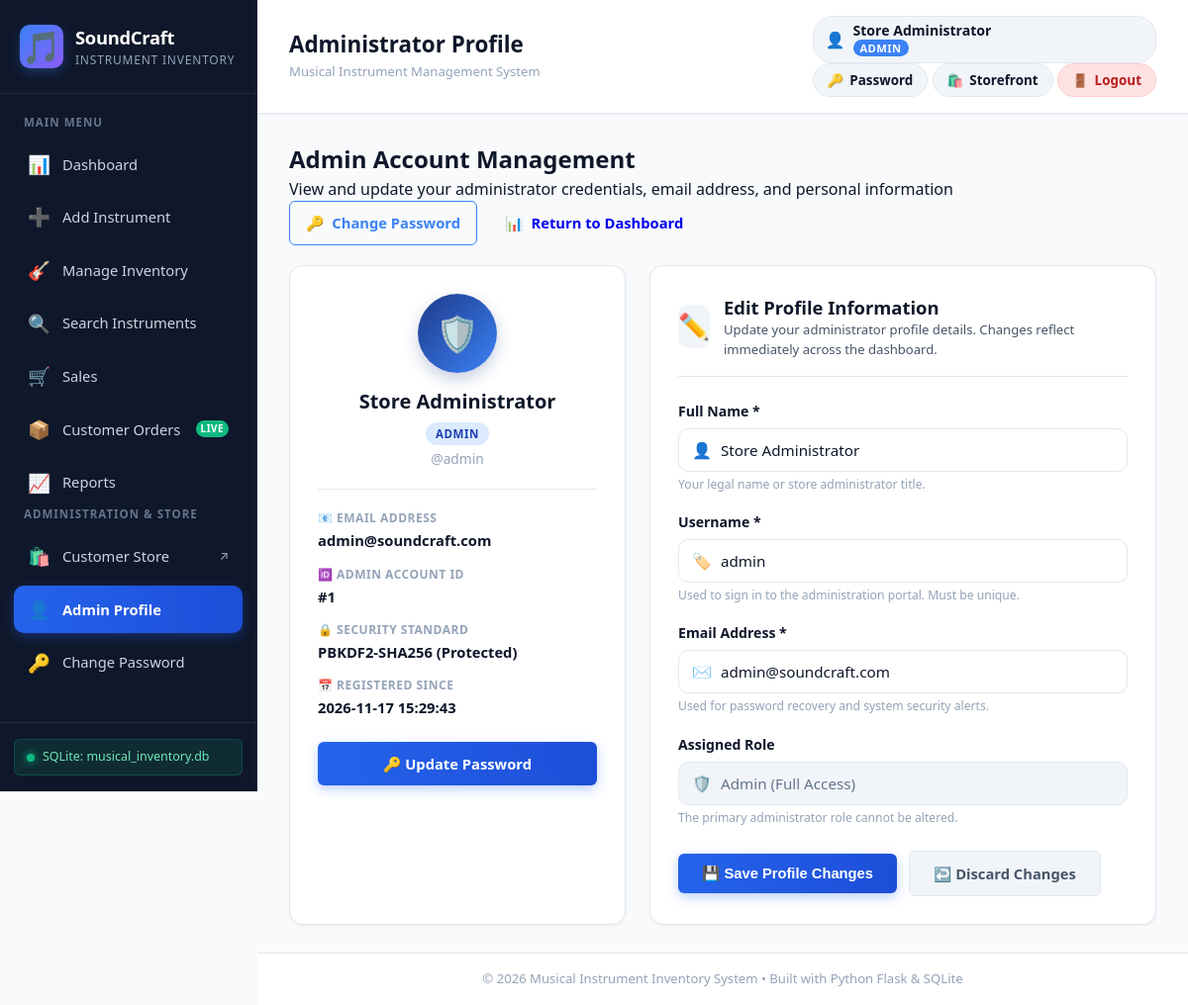
Screenshot of /profile (signed in) with the database file from the repository.
### tables this page shows
CREATE TABLE users (
            user_id INTEGER PRIMARY KEY AUTOINCREMENT,
            username TEXT UNIQUE NOT NULL,
            password_hash TEXT NOT NULL,
            role TEXT NOT NULL DEFAULT 'Admin',
            created_at TIMESTAMP DEFAULT CURRENT_TIMESTAMP
        , full_name TEXT NOT NULL DEFAULT 'Store Administrator', email TEXT NOT NULL DEFAULT 'admin@soundcraft.com');

### app.py (the view, shortened to what this page needs)
@app.route('/profile', methods=['GET', 'POST'])
@login_required
def profile():
    user_id = session.get('user_id')
    admin_data = get_admin_profile(user_id)
    if not admin_data:
        flash("Administrator profile record could not be found.", "danger")
        return redirect(url_for('dashboard'))
    return render_template('profile.html', admin=admin_data)

### app.py (called while the page is built)
@app.context_processor
def inject_cart_info():
    cart = session.get('cart', {})
    cart_count = sum(cart.values()) if isinstance(cart, dict) else 0
    return dict(cart_count=cart_count)

def login_required(f):
    @wraps(f)
    def decorated_function(*args, **kwargs):
        if 'user_id' not in session:
            flash("Please log in as an administrator to access this page.", "warning")
            return redirect(url_for('login', next=request.path))
        if session.get('role') != 'Admin':
            flash("Access Denied: You do not have administrator permissions to access this page.", "danger")
            return redirect(url_for('customer_store'))
        return f(*args, **kwargs)
    return decorated_function

### database.py (called while the page is built)
def get_db_connection(db_path=DATABASE_PATH):
    conn = sqlite3.connect(db_path)
    conn.execute("PRAGMA foreign_keys = ON;")
    conn.row_factory = sqlite3.Row
    return conn

def close_db_connection(conn):
    if conn:
        conn.close()

def get_user_profile(user_id, db_path=DATABASE_PATH):
    conn = get_db_connection(db_path)
    cursor = conn.cursor()
    try:
        cursor.execute("SELECT user_id, username, full_name, email, role, created_at FROM users WHERE user_id = ?;", (user_id,))
        row = cursor.fetchone()
        return dict(row) if row else None
    finally:
        close_db_connection(conn)

### templates/profile.html (shortened to what this page needs)
{% extends "base.html" %}
{% block page_title %}Administrator Profile{% endblock %}
{% block content %}
<div class="page-content-wrapper">
    <div class="content-header-bar">
        <div class="header-text-group">
            <h2 class="section-title">Admin Account Management</h2>
            <p class="section-subtitle">View and update your administrator credentials, email address, and personal information</p>
        </div>
        <div class="header-action-group">
            <a href="{{ url_for('change_password') }}" class="btn btn-outline-primary">
                <span>🔑</span>
                <span>Change Password</span>
            </a>
            <a href="{{ url_for('dashboard') }}" class="btn btn-outline-secondary">
                <span>📊</span>
                <span>Return to Dashboard</span>
            </a>
        </div>
    </div>
    <div class="profile-layout-grid">
        <div class="profile-card profile-summary-card">
            <div class="profile-avatar-wrapper">
                <div class="profile-avatar-circle">
                    <span class="avatar-emoji">🛡️</span>
                </div>
                <h3 class="profile-display-name">{{ admin.full_name or 'Store Administrator' }}</h3>
                <span class="profile-role-pill">{{ admin.role or 'Admin' }}</span>
                <p class="profile-username-tag">@{{ admin.username }}</p>
            </div>
            <div class="profile-meta-divider"></div>
            <div class="profile-meta-list">
                <div class="profile-meta-item">
                    <span class="meta-label">📧 Email Address</span>
                    <span class="meta-value">{{ admin.email or 'admin@soundcraft.com' }}</span>
                </div>
                <div class="profile-meta-item">
                    <span class="meta-label">🆔 Admin Account ID</span>
                    <span class="meta-value">#{{ admin.user_id }}</span>
                </div>
                <div class="profile-meta-item">
                    <span class="meta-label">🔒 Security Standard</span>
                    <span class="meta-value text-success">PBKDF2-SHA256 (Protected)</span>
                </div>
                <div class="profile-meta-item">
                    <span class="meta-label">📅 Registered Since</span>
                    <span class="meta-value">{{ admin.created_at or 'System Launch' }}</span>
                </div>
            </div>
            <div class="profile-quick-action-box">
                <a href="{{ url_for('change_password') }}" class="btn btn-primary btn-block">
                    <span>🔑 Update Password</span>
                </a>
            </div>
        </div>
        <div class="profile-card profile-edit-card">
            <div class="card-header-styled">
                <div class="card-icon-box">✏️</div>
                <div>
                    <h3 class="card-heading">Edit Profile Information</h3>
                    <p class="card-subheading">Update your administrator profile details. Changes reflect immediately across the dashboard.</p>
                </div>
            </div>
            <form action="{{ url_for('profile') }}" method="POST" class="styled-form profile-form" novalidate>
                <div class="form-group">
                    <label for="full_name" class="form-label">
                        <span>Full Name</span>
                        <span class="required-star">*</span>
                    </label>
                    <div class="input-with-icon">
                        <span class="input-icon">👤</span>
                        <input
                            type="text"
                            id="full_name"
                            name="full_name"
                            class="form-control"
                            placeholder="e.g. Master Administrator"
                            value="{{ admin.full_name or '' }}"
                            required
                        >
                    </div>
                    <small class="form-hint">Your legal name or store administrator title.</small>
                </div>
                <div class="form-group">
                    <label for="username" class="form-label">
                        <span>Username</span>
                        <span class="required-star">*</span>
                    </label>
                    <div class="input-with-icon">
                        <span class="input-icon">🏷️</span>
                        <input
                            type="text"
                            id="username"
                            name="username"
                            class="form-control"
                            placeholder="e.g. admin"
                            value="{{ admin.username or '' }}"
                            required
                        >
                    </div>
                    <small class="form-hint">Used to sign in to the administration portal. Must be unique.</small>
                </div>
                <div class="form-group">
                    <label for="email" class="form-label">
                        <span>Email Address</span>
                        <span class="required-star">*</span>
                    </label>
                    <div class="input-with-icon">
                        <span class="input-icon">✉️</span>
                        <input
                            type="email"
                            id="email"
                            name="email"
                            class="form-control"
                            placeholder="e.g. admin@soundcraft.com"
                            value="{{ admin.email or '' }}"
                            required
                        >
                    </div>
                    <small class="form-hint">Used for password recovery and system security alerts.</small>
                </div>
                <div class="form-group">
                    <label class="form-label">Assigned Role</label>
                    <div class="input-with-icon input-disabled">
                        <span class="input-icon">🛡️</span>
                        <input
                            type="text"
                            class="form-control"
                            value="{{ admin.role or 'Admin' }} (Full Access)"
                            disabled
                            readonly
                        >
                    </div>
                    <small class="form-hint">The primary administrator role cannot be altered.</small>
                </div>
                <div class="form-actions-row">
                    <button type="submit" class="btn btn-primary btn-save">
                        <span>💾 Save Profile Changes</span>
                    </button>
                    <a href="{{ url_for('profile') }}" class="btn btn-secondary">
                        <span>↩️ Discard Changes</span>
                    </a>
                </div>
            </form>
        </div>
    </div>
</div>
{% endblock %}

### templates/base.html (shortened to what this page needs)
<!DOCTYPE html>
<html lang="en">
<head>
    <link rel="stylesheet" href="{{ url_for('static', filename='css/style.css') }}">
</head>
<body>
    <div class="app-layout">
        <aside class="sidebar">
            <div class="sidebar-header">
                <div class="brand-icon">🎵</div>
                <div class="brand-details">
                    <h2 class="brand-title">SoundCraft</h2>
                    <span class="brand-subtitle">Instrument Inventory</span>
                </div>
            </div>
            <nav class="sidebar-menu">
                <div class="menu-label">Main Menu</div>
                <ul>
                    <li>
                        <a href="{{ url_for('home') }}" class="menu-item {% if request.endpoint == 'home' %}active{% endif %}">
                            <span class="menu-icon">📊</span>
                            <span class="menu-text">Dashboard</span>
                        </a>
                    </li>
                    <li>
                        <a href="{{ url_for('add_instrument') }}" class="menu-item {% if request.endpoint == 'add_instrument' %}active{% endif %}">
                            <span class="menu-icon">➕</span>
                            <span class="menu-text">Add Instrument</span>
                        </a>
                    </li>
                    <li>
                        <a href="{{ url_for('manage_inventory') }}" class="menu-item {% if request.endpoint == 'manage_inventory' %}active{% endif %}">
                            <span class="menu-icon">🎸</span>
                            <span class="menu-text">Manage Inventory</span>
                        </a>
                    </li>
                    <li>
                        <a href="{{ url_for('search_instruments_route') }}" class="menu-item {% if request.endpoint == 'search_instruments_route' %}active{% endif %}">
                            <span class="menu-icon">🔍</span>
                            <span class="menu-text">Search Instruments</span>
                        </a>
                    </li>
                    <li>
                        <a href="{{ url_for('sales_route') }}" class="menu-item {% if request.endpoint == 'sales_route' %}active{% endif %}">
                            <span class="menu-icon">🛒</span>
                            <span class="menu-text">Sales</span>
                        </a>
                    </li>
                    <li>
                        <a href="{{ url_for('admin_orders') }}" class="menu-item {% if request.endpoint == 'admin_orders' %}active{% endif %}">
                            <span class="menu-icon">📦</span>
                            <span class="menu-text">Customer Orders</span>
                            <span class="sidebar-live-pill" title="Live Customer Orders">LIVE</span>
                        </a>
                    </li>
                    <li>
                        <a href="{{ url_for('reports_route') }}" class="menu-item {% if request.endpoint == 'reports_route' %}active{% endif %}">
                            <span class="menu-icon">📈</span>
                            <span class="menu-text">Reports</span>
                        </a>
                    </li>
                </ul>
                <div class="menu-label">Administration & Store</div>
                <ul>
                    <li>
                        <a href="{{ url_for('customer_store') }}" class="menu-item" target="_blank" title="Open Customer Storefront">
                            <span class="menu-icon">🛍️</span>
                            <span class="menu-text">Customer Store</span>
                            <span class="sidebar-external-icon">↗</span>
                        </a>
                    </li>
                    <li>
                        <a href="{{ url_for('profile') }}" class="menu-item {% if request.endpoint == 'profile' %}active{% endif %}">
                            <span class="menu-icon">👤</span>
                            <span class="menu-text">Admin Profile</span>
                        </a>
                    </li>
                    <li>
                        <a href="{{ url_for('change_password') }}" class="menu-item {% if request.endpoint == 'change_password' %}active{% endif %}">
                            <span class="menu-icon">🔑</span>
                            <span class="menu-text">Change Password</span>
                        </a>
                    </li>
                </ul>
            </nav>
            <div class="sidebar-footer">
                <div class="db-status-pill">
                    <span class="status-indicator-dot"></span>
                    <span class="status-indicator-text">SQLite: musical_inventory.db</span>
                </div>
            </div>
        </aside>
        <div class="main-wrapper">
            <header class="topbar">
                <div class="topbar-left">
                    <h1 class="page-title">{% block page_title %}Dashboard Overview{% endblock %}</h1>
                    <span class="page-breadcrumb">Musical Instrument Management System</span>
                </div>
                <div class="topbar-right">
                    <a href="{{ url_for('profile') }}" class="user-profile-badge" title="Manage Admin Profile">
                        <span class="user-avatar-icon">👤</span>
                        <div class="user-meta-info">
                            <span class="user-name-text">{{ session.get('full_name') or session.get('username', 'Admin') }}</span>
                            <span class="user-role-tag">{{ session.get('role', 'Admin') }}</span>
                        </div>
                    </a>
                    <a href="{{ url_for('change_password') }}" class="btn-topbar-action {% if request.endpoint == 'change_password' %}active{% endif %}" title="Change Password">
                        <span>🔑</span>
                        <span>Password</span>
                    </a>
                    <a href="{{ url_for('customer_store') }}" class="btn-topbar-action" title="View Customer Storefront">
                        <span>🛍️</span>
                        <span>Storefront</span>
                    </a>
                    <a href="{{ url_for('logout') }}" class="btn-logout" title="Sign Out of Inventory System">
                        <span>🚪</span>
                        <span>Logout</span>
                    </a>
                </div>
            </header>
            <main class="content-body">
                {% block content %}{% endblock %}
            </main>
            <footer class="app-footer">
                <p>&copy; 2026 Musical Instrument Inventory System &bull; Built with Python Flask &amp; SQLite</p>
            </footer>
        </div>
    </div>
</body>
</html>

### rows the page displays
users: get "Store Administrator", full_name "Store Administrator", role "ADMIN", username "admin", email "admin@soundcraft.com", user_id "1", created_at "2026-11-17 15:29:43", role "Admin (Full Access)"

### other values shown
{{ session.get('role', 'Admin') }} "ADMIN"
